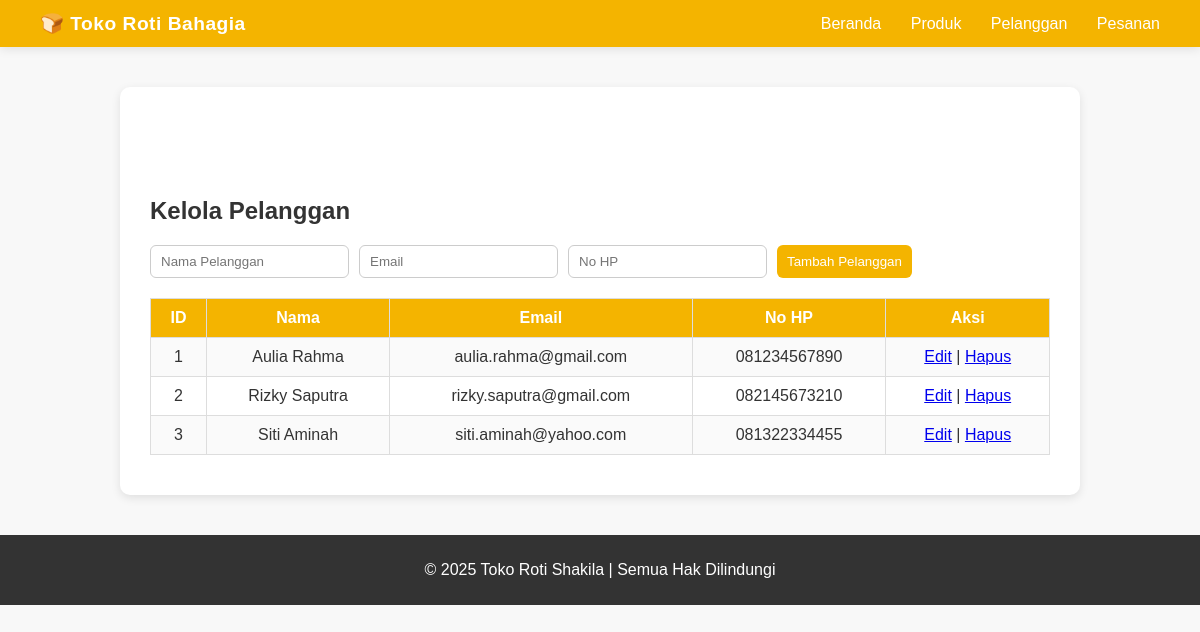
/?page=pelanggan, run on the app's committed database.
### tables this page shows
CREATE TABLE `pelanggan` (
  `id_pelanggan` int(11) NOT NULL,
  `nama_pelanggan` varchar(100) NOT NULL,
  `email` varchar(100) DEFAULT NULL,
  `no_hp` varchar(20) DEFAULT NULL
);

### config/db.php (called while the page is built, shortened)
<?php
class Database
{
    private $host = "localhost";
    private $username = "root";
    private $password = "";
    private $dbname = "toko_roti";
    public function __construct()
    {
        try {
            $this->conn = new PDO("mysql:host=$this->host;dbname=$this->dbname", $this->username, $this->password);
        } catch (PDOException $e) {
            echo "Connection failed: " . $e->getMessage();
        }
    }
}
?>

### class/Pelanggan.php (called while the page is built, shortened)
<?php
require_once 'config/db.php';
class Pelanggan
{
    private $db;
    public function __construct()
    {
        $this->db = (new Database())->conn;
    }
    public function getAllPelanggan()
    {
        $stmt = $this->db->query("SELECT * FROM pelanggan");
        return $stmt->fetchAll(PDO::FETCH_ASSOC);
    }
}
?>

### view/pelanggan.php (the view, shortened to what this page needs)
<?php
$data = $pelanggan->getAllPelanggan();
$edit = isset($_GET['edit']) ? $pelanggan->getPelangganById($_GET['edit']) : null;
?>
<section>
    <h2>Kelola Pelanggan</h2>
    <form method="POST">
        <input type="text" name="nama" placeholder="Nama Pelanggan" required
            value="<?= $edit['nama_pelanggan'] ?? '' ?>">
        <input type="email" name="email" placeholder="Email" required value="<?= $edit['email'] ?? '' ?>">
        <input type="text" name="no_hp" placeholder="No HP" required value="<?= $edit['no_hp'] ?? '' ?>">
        <button type="submit" name="<?= $edit ? 'update' : 'add' ?>">
            <?= $edit ? 'Perbarui' : 'Tambah' ?> Pelanggan
        </button>
    </form>
    <table>
        <tr>
            <th>ID</th>
            <th>Nama</th>
            <th>Email</th>
            <th>No HP</th>
            <th>Aksi</th>
        </tr>
        <?php foreach ($data as $p): ?>
            <tr>
                <td><?= $p['id_pelanggan'] ?></td>
                <td><?= $p['nama_pelanggan'] ?></td>
                <td><?= $p['email'] ?></td>
                <td><?= $p['no_hp'] ?></td>
                <td>
                    <a href="?page=pelanggan&edit=<?= $p['id_pelanggan'] ?>">Edit</a> |
                    <a href="?page=pelanggan&delete=<?= $p['id_pelanggan'] ?>"
                        onclick="return confirm('Hapus pelanggan ini?')">Hapus</a>
                </td>
            </tr>
        <?php endforeach; ?>
    </table>
</section>

### style.css (style rules this page uses)
body { font-family: 'Poppins', sans-serif; margin: 0; background: #f8f8f8; color: #333; }
body { margin: 0; font-family: 'Poppins', sans-serif; background: #f8f8f8; color: #333; }
table { width: 100%; border-collapse: collapse; margin-top: 15px; }
th, td { border: 1px solid #ddd; padding: 10px; text-align: center; }
th { background: #f4b400; color: white; }
tr:nth-child(even) { background: #fafafa; }
form { margin-bottom: 20px; display: flex; gap: 10px; flex-wrap: wrap; }
form input, form select, form button, .btn-cancel { padding: 8px 10px; border: 1px solid #ccc; border-radius: 6px; font-family: inherit; }
form button { background: #f4b400; color: white; border: none; cursor: pointer; }

### data on the page
pelanggan: id_pelanggan "1", nama_pelanggan "Aulia Rahma", email "aulia.rahma@gmail.com", no_hp "081234567890"
pelanggan: id_pelanggan "2", nama_pelanggan "Rizky Saputra", email "rizky.saputra@gmail.com", no_hp "082145673210"
pelanggan: id_pelanggan "3", nama_pelanggan "Siti Aminah", email "siti.aminah@yahoo.com", no_hp "081322334455"
